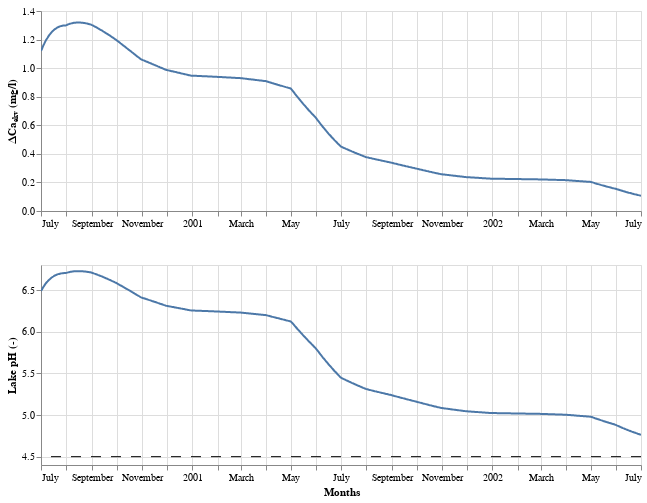

The code cell stored with this chart in its notebook:
### Code cell
model.lime_month = 7
model.F_sol = 1
model.lime_product = lm.LimeProduct("SK2")
lake.flow_prof = "fjell"
model.plot_result(lib="Altair")

### Figure 1 — Vega-Lite specification as saved in the notebook (floating-point values rounded to 4 significant figures; data arrays with more than 128 entries replaced by an {"elided": "..."} marker saying what was removed)
{"config": {"view": {"continuousWidth": 300, "continuousHeight": 300}}, "vconcat": [{"data": {"name": "data-395e3db5f222a33b6bd84a5d308539a3"}, "mark": {"type": "line"}, "encoding": {"tooltip": [{"field": "date", "type": "temporal"}, {"field": "Delta Ca (mg/l)", "format": ",.2f", "type": "quantitative"}], "x": {"axis": {"grid": true, "title": " "}, "field": "date", "type": "temporal"}, "y": {"axis": {"title": "ΔCaₑₖᵥ (mg/l)"}, "field": "Delta Ca (mg/l)", "type": "quantitative"}}, "height": 200, "name": "view_8", "width": 600}, {"layer": [{"data": {"name": "data-395e3db5f222a33b6bd84a5d308539a3"}, "mark": {"type": "line"}, "encoding": {"tooltip": [{"field": "date", "type": "temporal"}, {"field": "pH", "format": ",.2f", "type": "quantitative"}], "x": {"axis": {"grid": true, "title": "Months"}, "field": "date", "type": "temporal"}, "y": {"axis": {"title": "Lake pH (-)"}, "field": "pH", "scale": {"zero": false}, "type": "quantitative"}}, "name": "view_7"}, {"data": {"name": "data-6365363ef254e581922c1ab3482028c7"}, "mark": {"type": "rule", "strokeDash": [10, 10]}, "encoding": {"y": {"field": "pH", "type": "quantitative"}}}], "height": 200, "width": 600}], "params": [{"name": "param_9", "select": {"type": "interval", "encodings": ["x", "y"]}, "bind": "scales", "views": ["view_8"]}, {"name": "param_8", "select": {"type": "interval", "encodings": ["x", "y"]}, "bind": "scales", "views": ["view_7"]}], "$schema": "https://vega.github.io/schema/vega-lite/v5.8.0.json", "datasets": {"data-395e3db5f222a33b6bd84a5d308539a3": {"elided": "731 records"}, "data-6365363ef254e581922c1ab3482028c7": [{"pH": 4.5}]}}
